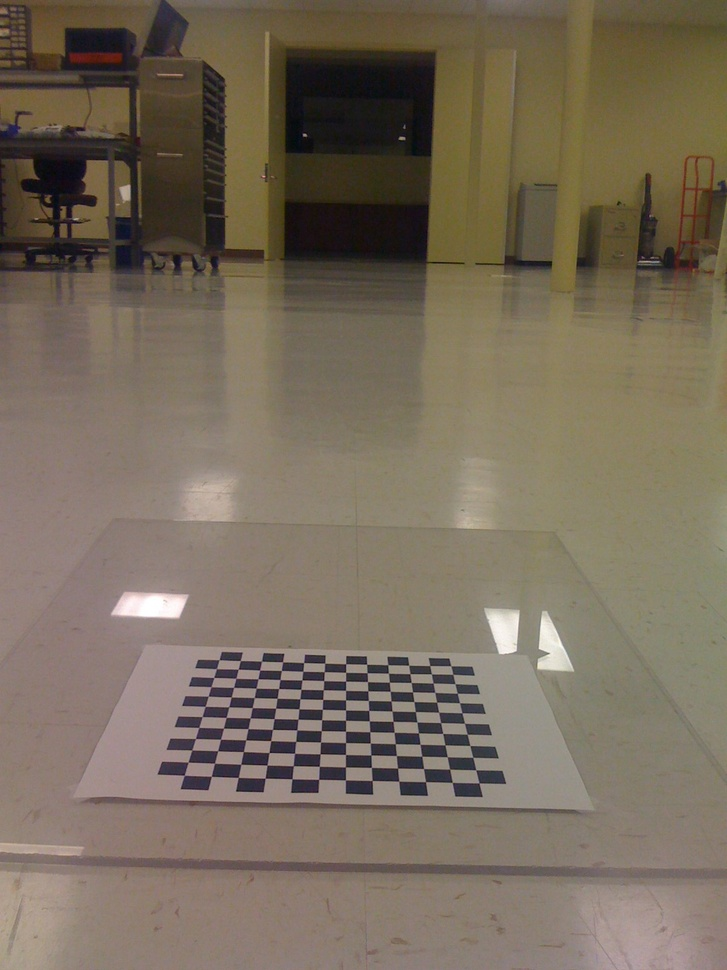
//> input picture Learning.OpenCV/birdseye/IMG_0214.jpg, 727 x 970 px, shrunk from 1200 x 1600 before the run
$ ./copyMakeBorder ../../../../../Learning.OpenCV/birdseye/IMG_0214.jpg   (built with g++ and OpenCV 4)
//> lines starting //> are read from the running program, lines starting //| are printed output that depends on the picture
#include<opencv2/core/core.hpp>
#include<opencv2/highgui/highgui.hpp>
#include<opencv2/imgproc/imgproc.hpp>
using namespace cv;

int main(int argc, char*argv[])
{
	//输入图像
	Mat img = imread(argv[1], CV_LOAD_IMAGE_GRAYSCALE);
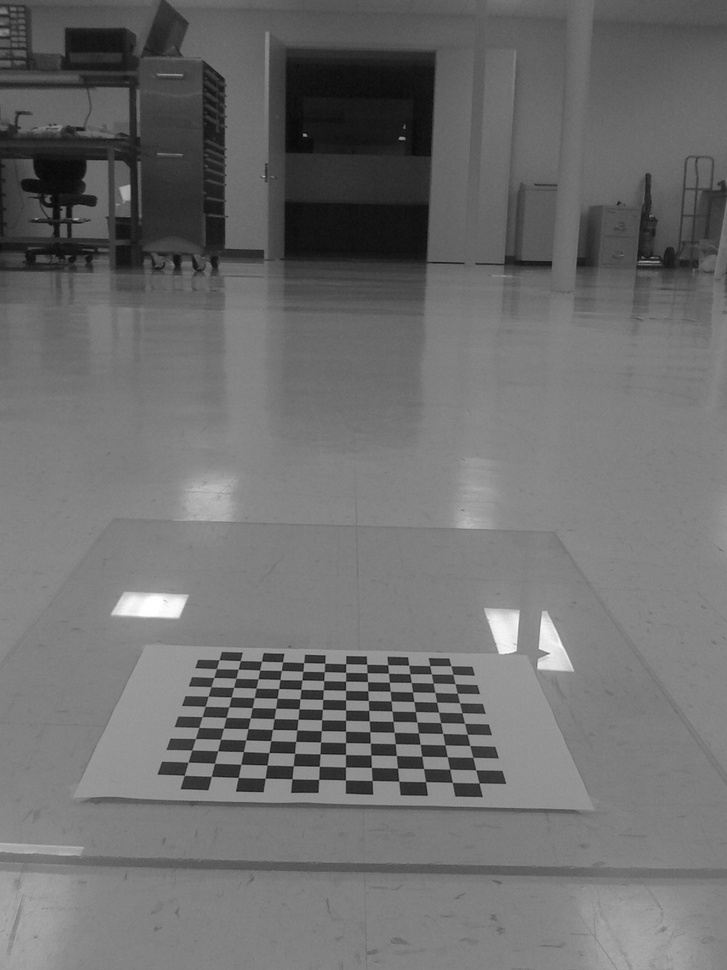
//> img: 970 rows x 727 cols, CV_8UC1; min 2, max 255, mean 109.9
	//显示原图
	imshow("img", img);
	Mat result;
	//边界扩充
	copyMakeBorder(img, result, 50, 50, 50, 50, BORDER_CONSTANT,Scalar(0));
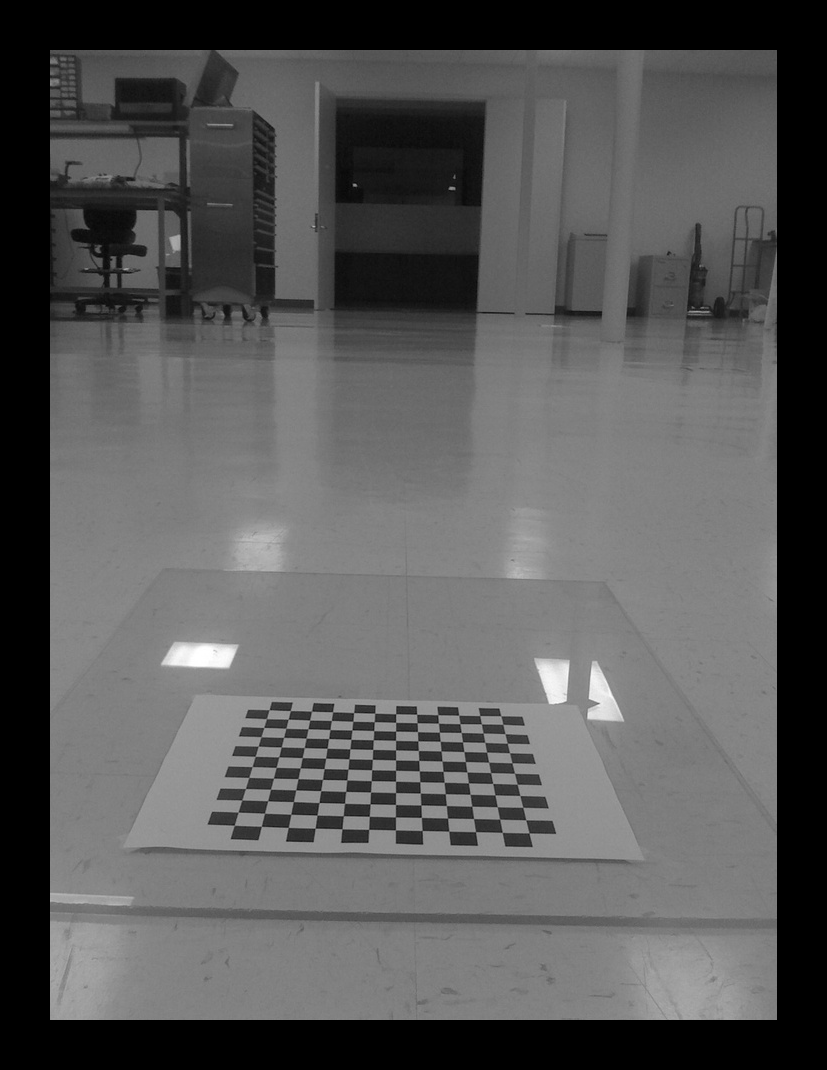
//> result: 1070 rows x 827 cols, CV_8UC1; min 0, max 255, mean 87.6
	//显示边界扩充的结果
	imshow("result", result);
	//保存图片
	//imwrite("result.jpg", result);
	waitKey(0);
	return 0;
}

$ run again, on Learning.OpenCV/birdseye/IMG_0217.jpg
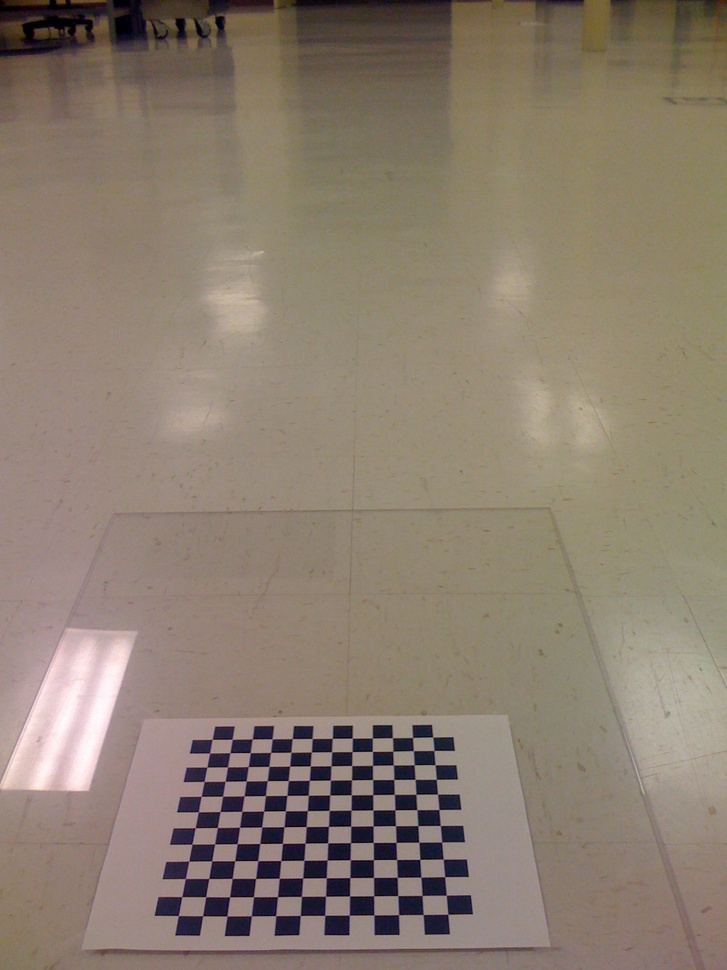
//> input picture Learning.OpenCV/birdseye/IMG_0217.jpg, 727 x 970 px, shrunk from 1200 x 1600 before the run
//> `Mat img = imread(argv[1], CV_LOAD_IMAGE_GRAYSCALE);`:
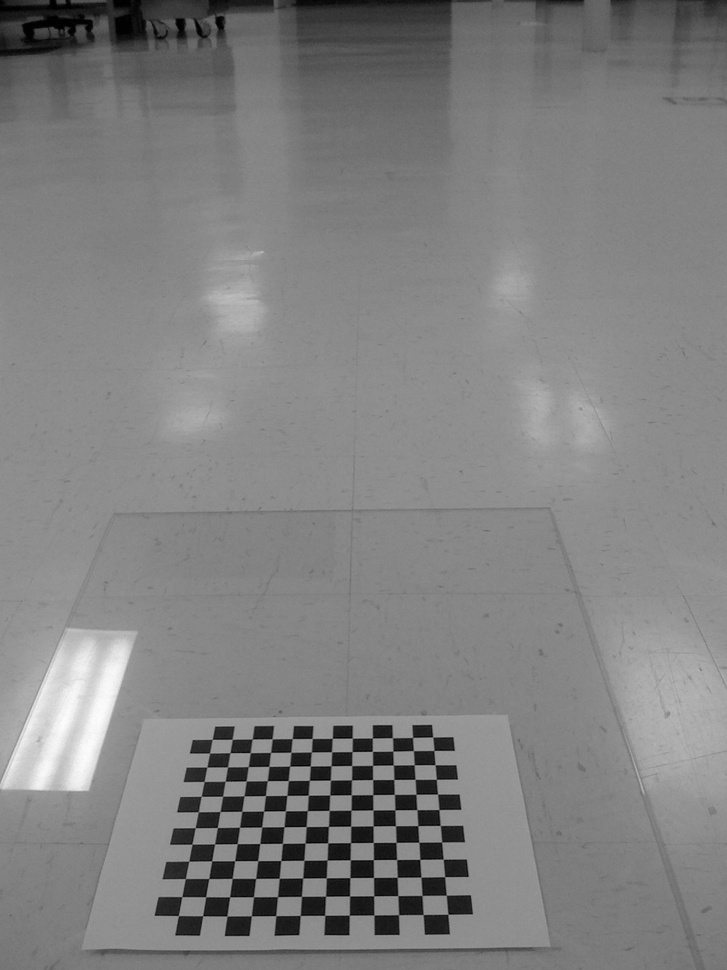
//> img: 970 rows x 727 cols, CV_8UC1; min 0, max 253, mean 128.3
//> `copyMakeBorder(img, result, 50, 50, 50, 50, BORDER_CONSTANT,Scalar(0));`:
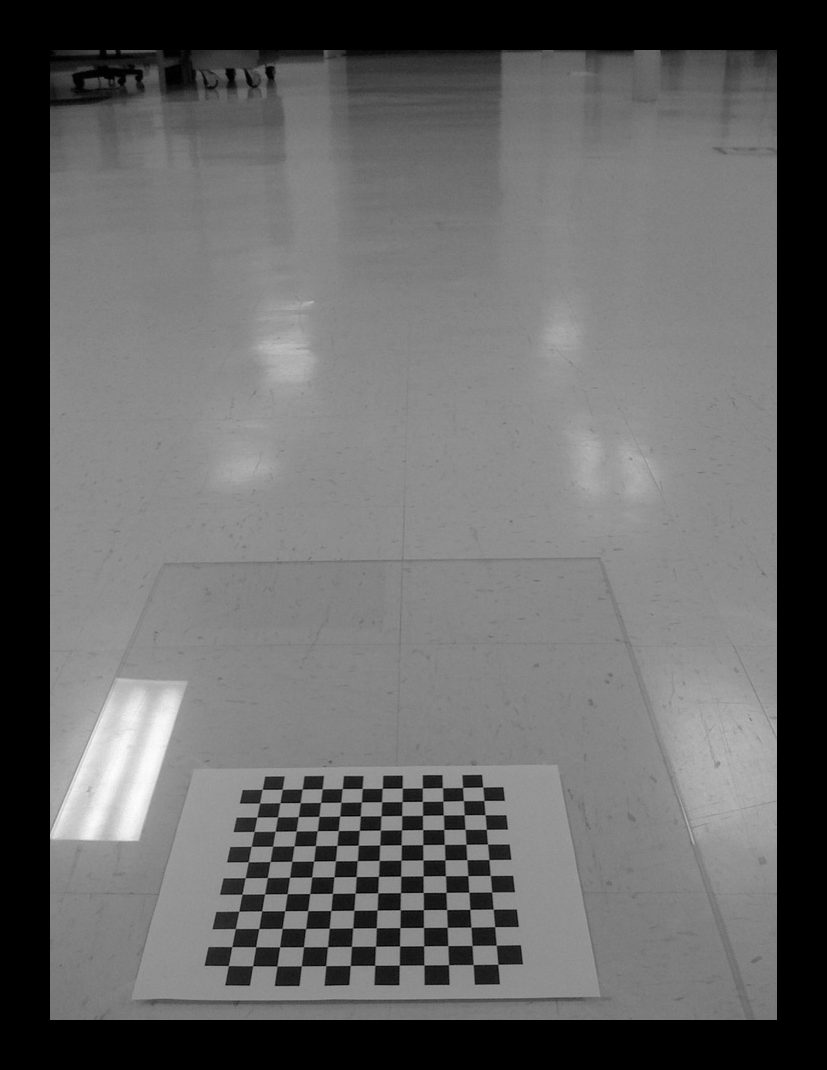
//> result: 1070 rows x 827 cols, CV_8UC1; min 0, max 253, mean 102.3

$ run again, on Learning.OpenCV/birdseye/IMG_0218.jpg
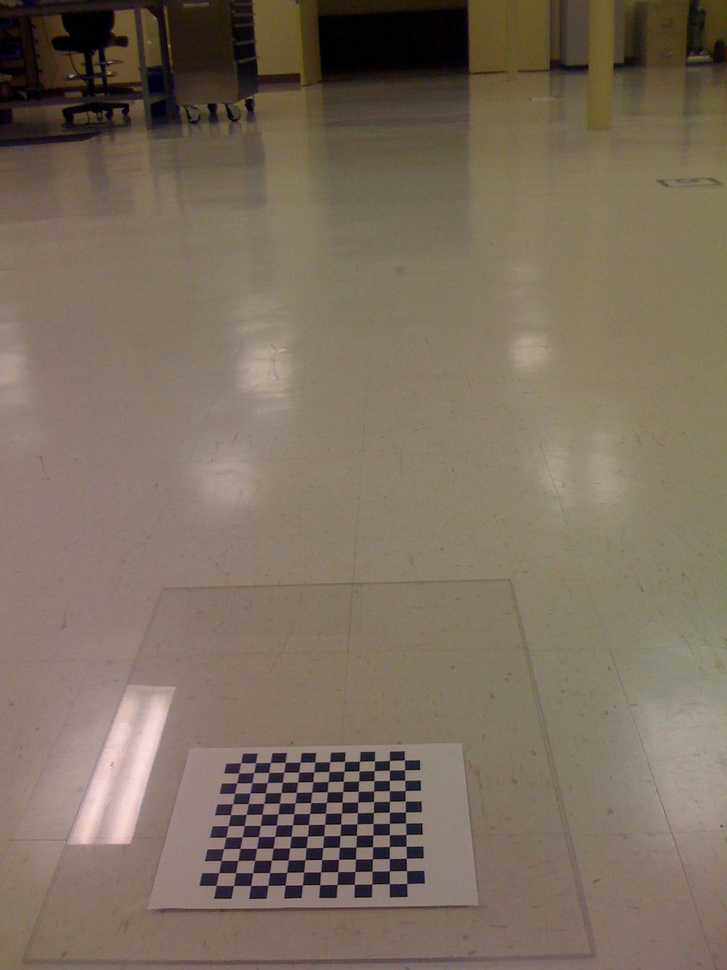
//> input picture Learning.OpenCV/birdseye/IMG_0218.jpg, 727 x 970 px, shrunk from 1200 x 1600 before the run
//> `Mat img = imread(argv[1], CV_LOAD_IMAGE_GRAYSCALE);`:
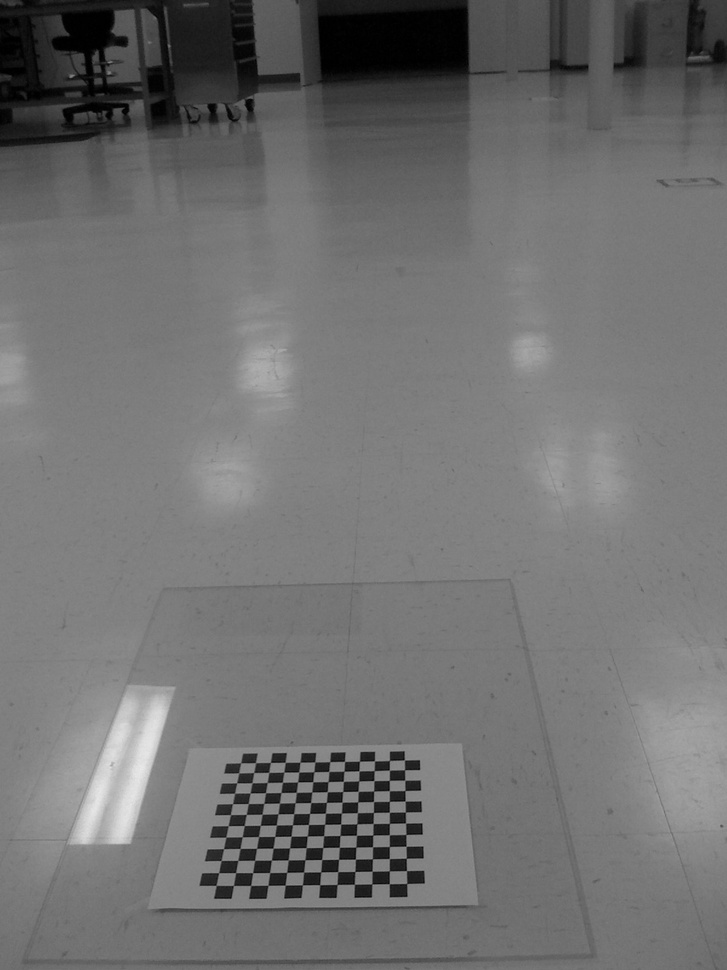
//> img: 970 rows x 727 cols, CV_8UC1; min 0, max 234, mean 112.3
//> `copyMakeBorder(img, result, 50, 50, 50, 50, BORDER_CONSTANT,Scalar(0));`:
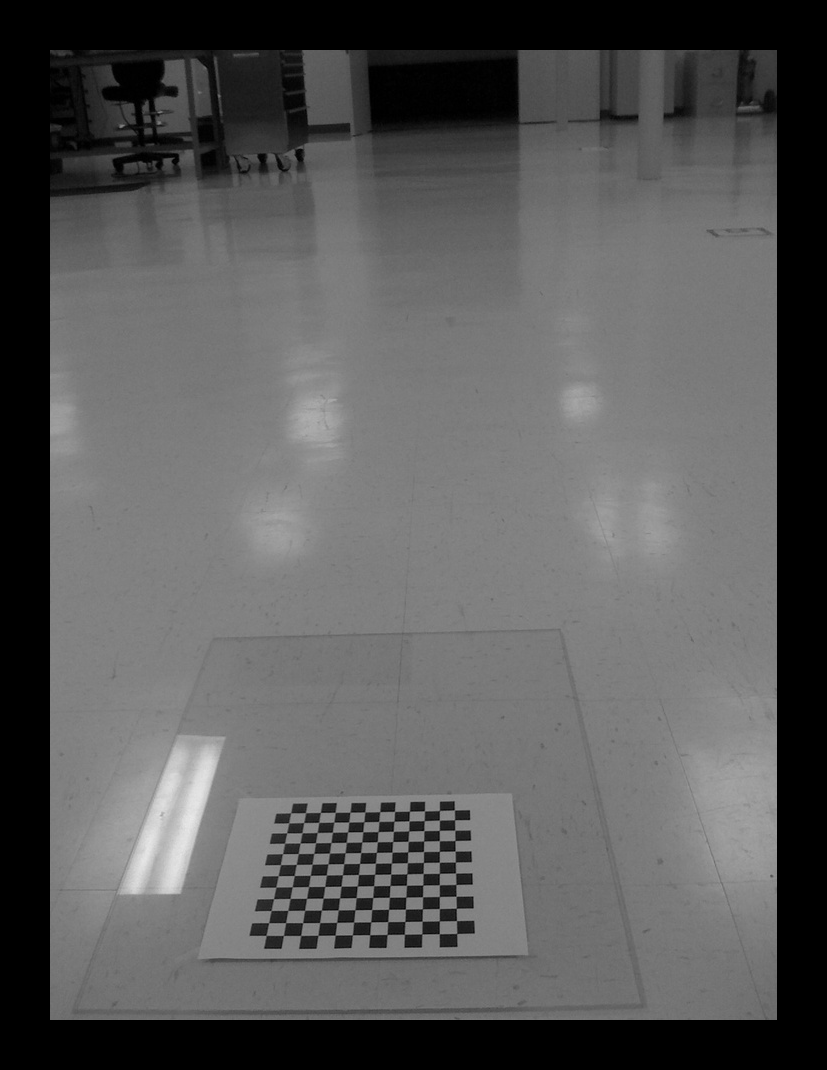
//> result: 1070 rows x 827 cols, CV_8UC1; min 0, max 234, mean 89.5

$ run again, on Learning.OpenCV/birdseye/IMG_0219.jpg
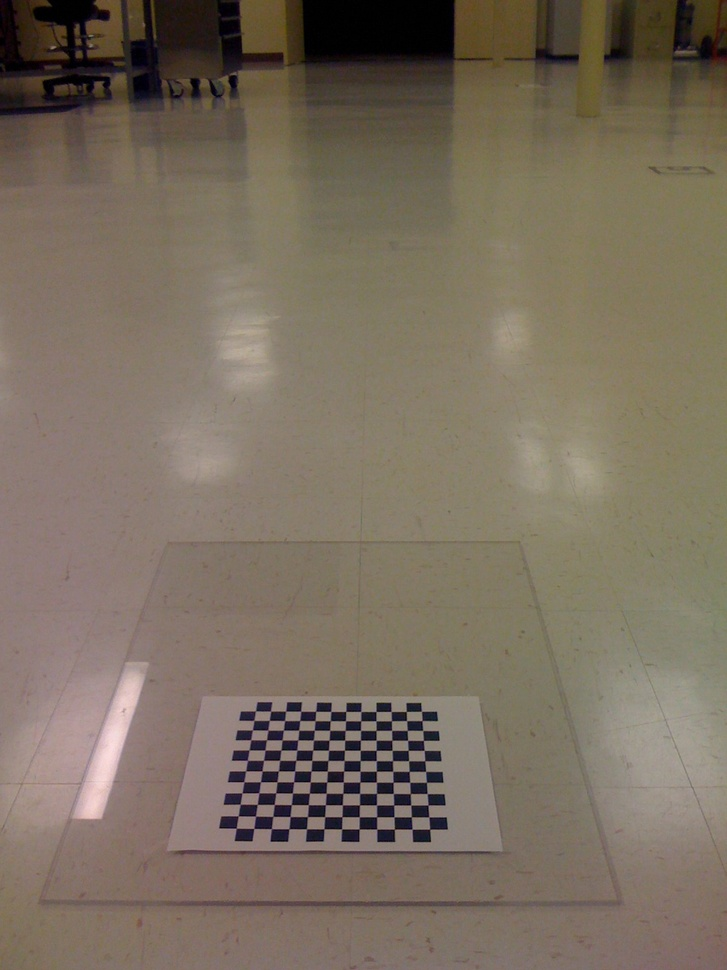
//> input picture Learning.OpenCV/birdseye/IMG_0219.jpg, 727 x 970 px, shrunk from 1200 x 1600 before the run
//> `Mat img = imread(argv[1], CV_LOAD_IMAGE_GRAYSCALE);`:
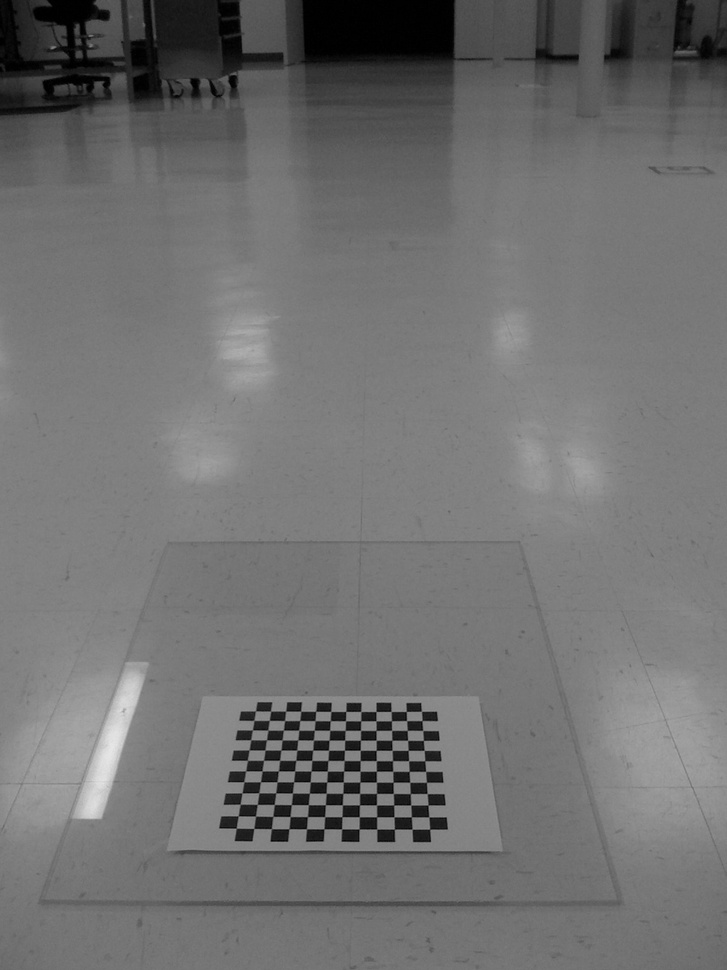
//> img: 970 rows x 727 cols, CV_8UC1; min 0, max 231, mean 112.3
//> `copyMakeBorder(img, result, 50, 50, 50, 50, BORDER_CONSTANT,Scalar(0));`:
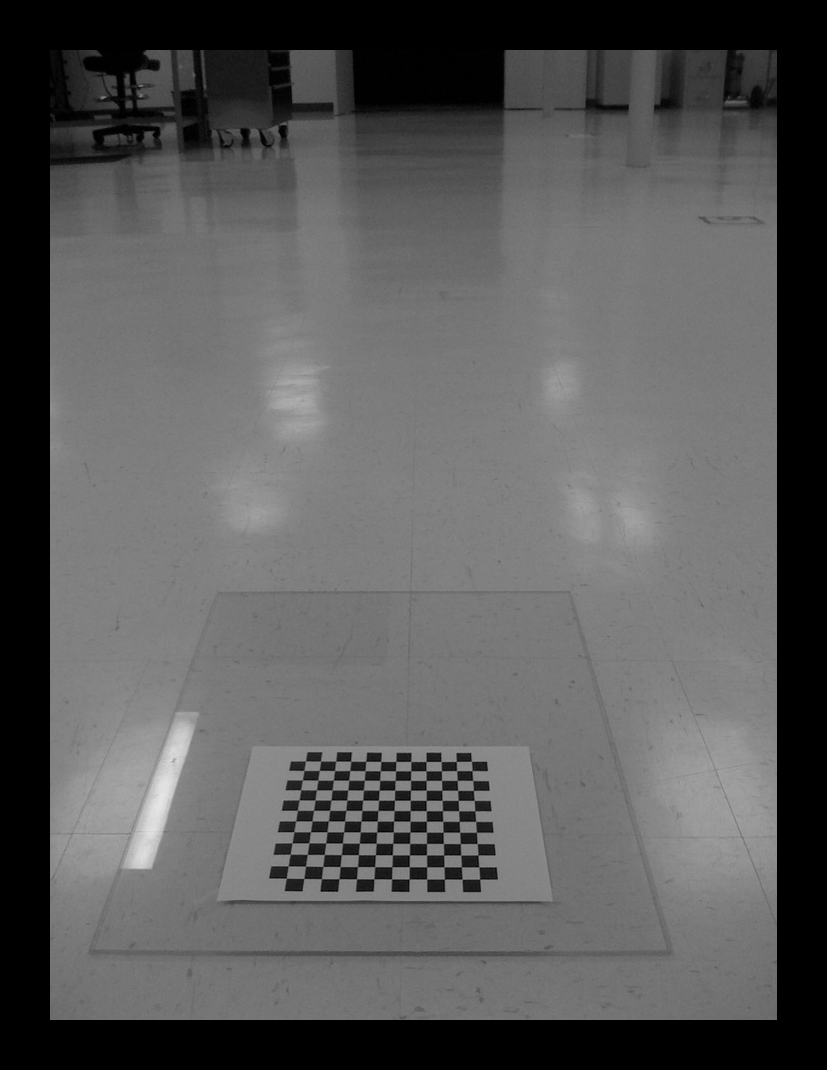
//> result: 1070 rows x 827 cols, CV_8UC1; min 0, max 231, mean 89.5
